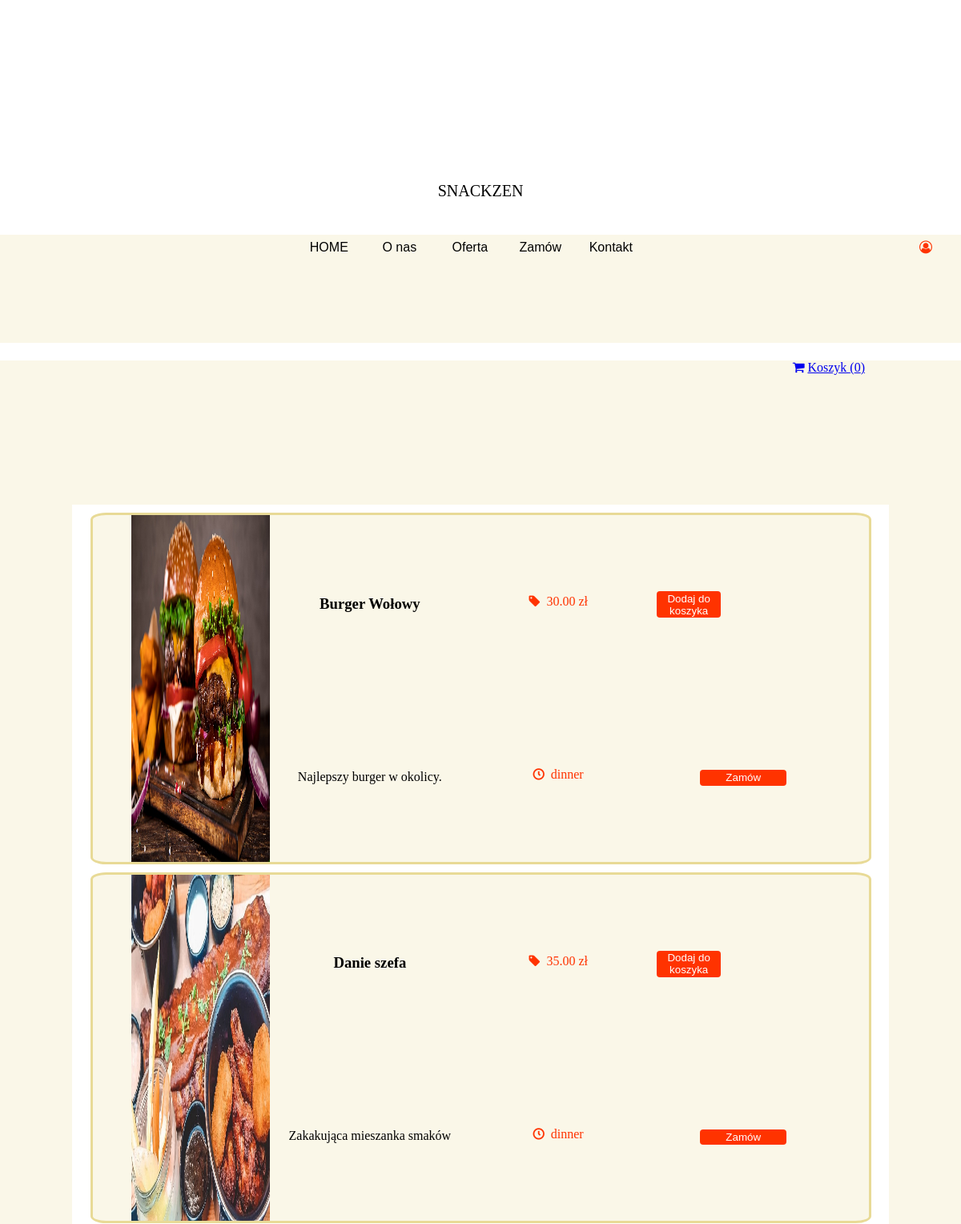
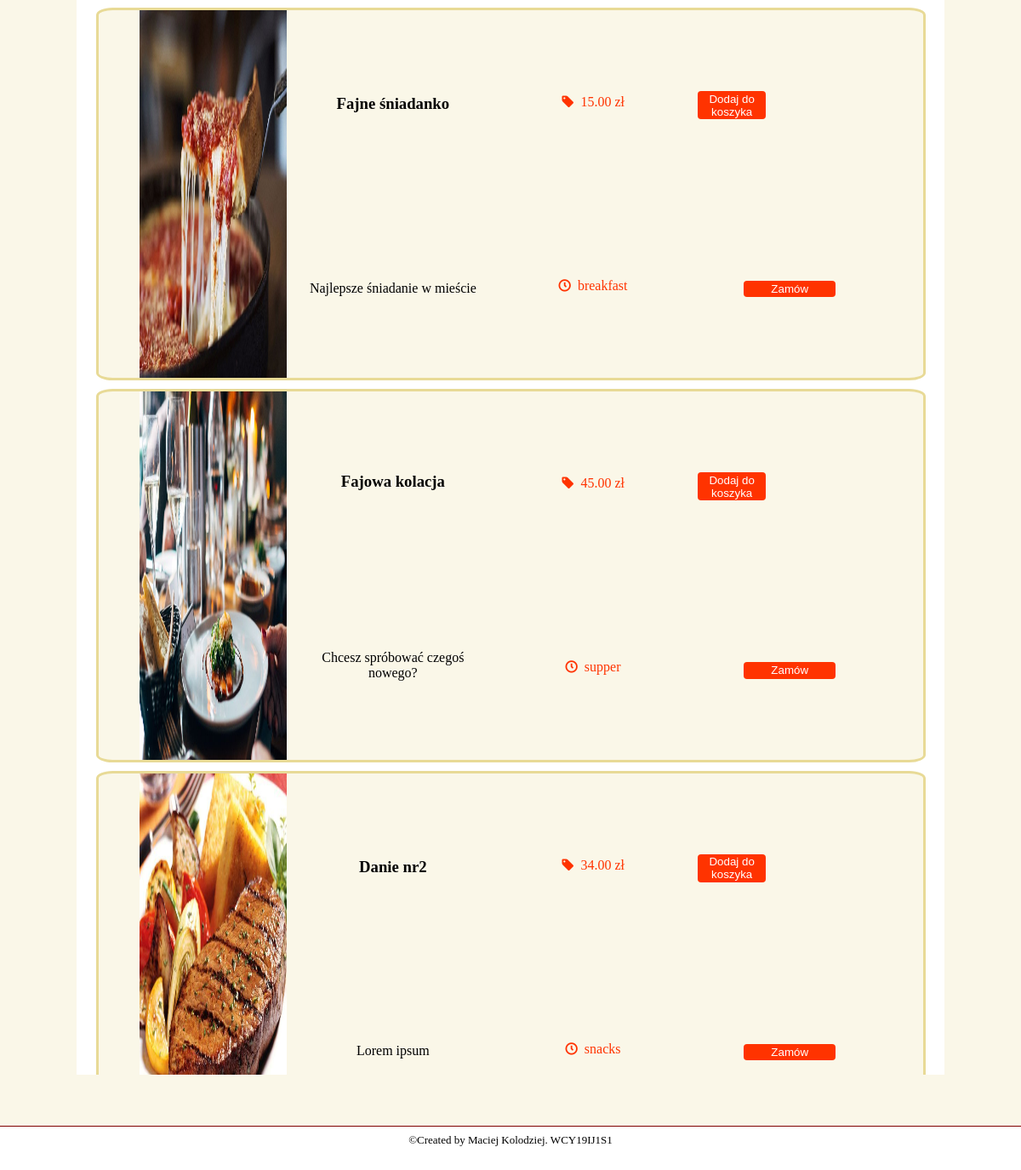
/order, run on the app's committed database (2 pictures, top to bottom).
### Restaurant/models.py (models this page shows, shortened)
class Product(db.Model):
    id = db.Column(db.Integer, primary_key=True)
    name = db.Column(db.String(50), unique=True, nullable=False)
    cost = db.Column(db.NUMERIC(2, 2), nullable=False)
    description = db.Column(db.String(200))
    category = db.Column(db.String(40))
    image = db.Column(db.String(50), nullable=False, default='static/food.jpg')

### Restaurant/routes.py (the view)
@app.route('/order')
def order():
    products = Product.query.all()
    return render_template('order.html', menu=menu, title='Order', products=products)

### Restaurant/templates/order.html (shortened to what this page needs)
{% extends "layout.html" %}
{% block content %}
    <div id="information-box2">
    <div id="cart"><a href="{{ url_for('getcart') }}"><i class="icon-cart"></i>Koszyk ({{ session['cart']|length}})</a></div>
        <div id="menu-box">
            {% for product in products %}
            <div class="menu-element2">
                 <div class="menu-food">
                    <div class="food-photo">
                        <img src="{{ product.image }}" width="100%" height="100%">
                    </div>
                    <div class="food-desc">
                        <h3>{{ product.name }}</h3>
                        <p>{{ product.description }} </p>
                    </div>
                     <div class="food-desc">
                         <small><i class="icon-price"></i>  {{ product.cost }} zł</small>
                        <small><i class="icon-time"></i> {{ product.category }} </small>
                    </div>
                    <div class="food-desc">
                        <form action="{{ url_for('AddCart') }}" method="POST">
                            <button><span>Dodaj do koszyka</span></button>
                        </form>
                            <button><span>Zamów</span></button>
                    </div>
                </div>
            </div>
            {% endfor %}
            <br>
        </div>
    </div>
{% endblock content %}

### Restaurant/templates/layout.html (shortened to what this page needs)
<!DOCTYPE html>
<html lang="en">
<head>
    <link rel= "stylesheet" type= "text/css" href= "{{ url_for('static',filename='styles/style.css') }}">
    <link rel= "stylesheet" type= "text/css" href= "{{ url_for('static',filename='styles/fontello.css') }}">
</head>
<body>
    <div id="top-bar">
        <div id="res_name">
            <p>SNACKZEN</p>
        </div>
        <div id="contest-menu">
            {% for el in menu %}
                <a class="contest-menu-element" href="{{ el.url }}">{{ el.name }} </a>
            {% endfor %}
            {% if current_user.is_authenticated %}
                <div class="contest-menu-element-user">
            <a><i class="icon-user"></i></a>{{ current_user.username }}
                <div class="dropdown-content">
                    <a href="\account">Mój profil</a>
                    <a href="{{ url_for("logout") }}">Wyloguj</a>
                 </div>
            </div>
            {% else %}
                <div class="contest-menu-element-user">
            <a><i class="icon-user"></i></a>
            </div>
            {% endif %}
        </div>
    </div>
{% block content %}{% endblock %}
    <footer>
        <p>©Created by Maciej Kolodziej. WCY19IJ1S1</p>
    </footer>
</body>
</html>

### Restaurant/static/styles/style.css (style rules this page uses)
body { margin: 0px; height: 100vh; width: 100%; background-color: white; overflow: hidden; }
footer { border-top: groove; border-top-color: #800000; border-width: thin; text-align: center; font-size: small; }
form { width: 100%; display: grid; grid-template-columns: auto auto; grid-gap: 1%; }
footer p { margin-top: 8px; }
#top-bar { position: relative; width: 100%; height: 15%; background-color: white; }
#res_name { position: absolute; bottom: 40%; display: inline-block; vertical-align: middle; text-align: center; width: 100%; font-size: 20px; font-weight: lighter; }
#contest-menu { position: absolute; bottom: 5%; background-color: rgb(250,247, 232); text-align: center; width: 100%; height: 30%; }
.contest-menu-element { font-family: Arial Narrow, sans-serif; width: 7%; text-align: center; color: black; display: inline-block; height: 100%; line-height: 2; text-decoration: none; }
.contest-menu-element-user { margin-left: 28%; margin-right: -28%; text-align: center; color: black; display: inline-block; justify-content: right; height: 100%; line-height: 2; text-decoration: none; }
#information-box2 { height: 80%; width: 100%; background-color: rgb(250,247, 232); display: flex; flex-direction: column; justify-content: center; text-align: center; }
.icon-user { color: #ff3300; }
#menu-box { height: 90%; width: 85%; background-color: #fff; margin: auto; overflow: auto; }
.menu-element2 { width: 95%; height: 20%; background-color: rgb(250,247, 232); margin-top: 1%; margin-left: auto; margin-right: auto; border-radius: 2%; border: solid #e8da96; }
.menu-food { margin: 0 auto 0 auto; height: 100%; width: 90%; display: flex; flex-direction: row; column-gap: 2%; }
.food-photo { width: 20%; height: 100%; }
.food-desc { width: 25%; height: 100%; display: flex; flex-direction: column; justify-content: space-around; }
.food-desc button { align-self: center; border-radius: 4px; background-color: #ff3300; border: none; color: #FFFFFF; text-align: center; width: 50%; transition: all 0.5s; cursor: pointer; padding: 1%; }
.food-desc button span { cursor: pointer; display: inline-block; position: relative; transition: 0.5s; }
.food-desc button span:after { content: '\00bb'; position: absolute; opacity: 0; top: 0; right: -20%; transition: 0.5s; }
.food-desc small { color: #ff3300; font-size: 1rem; }
#cart { height: 5%; width: 90%; color: #ff3300; text-align: right; text-decoration: none; }

### data on the page
Product: image (picture), name "Burger Wołowy", description "Najlepszy burger w okolicy.", cost "30.00", category "dinner"
Product: image (picture), name "Danie szefa", description "Zakakująca mieszanka smaków", cost "35.00", category "dinner"
Product: image (picture), name "Fajne śniadanko", description "Najlepsze śniadanie w mieście", cost "15.00", category "breakfast"
Product: image (picture), name "Fajowa kolacja", description "Chcesz spróbować czegoś nowego?", cost "45.00", category "supper"
Product: image (picture), name "Danie nr2", description "Lorem ipsum", cost "34.00", category "snacks"

### other printed values
{{ el.name }} "HOME" "O nas" "Oferta" "Zamów" "Kontakt"
{{ session['cart']|length }} "0"
